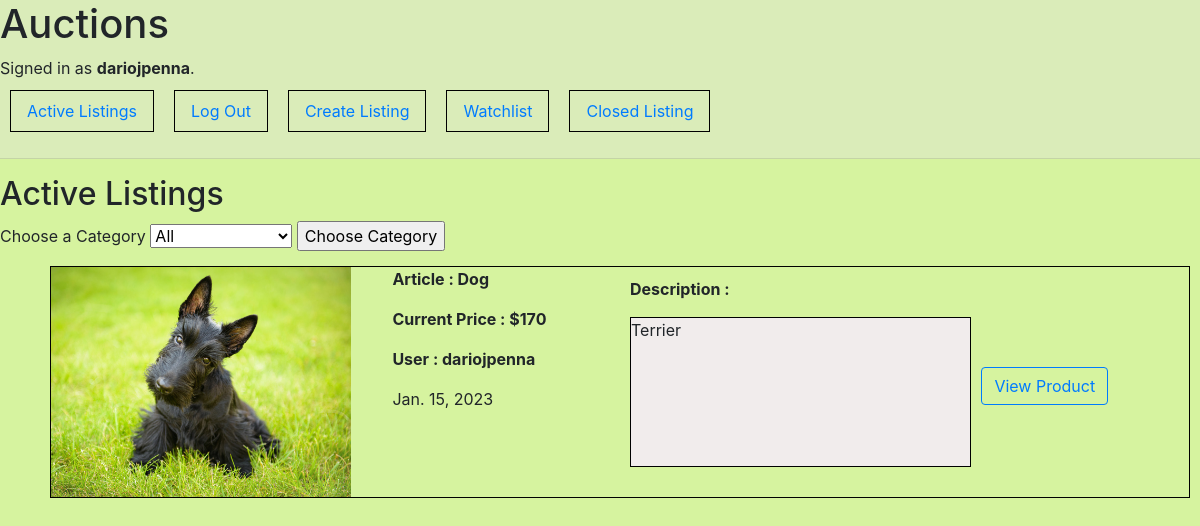
Screenshot of /watchlist (signed in) with the database file from the repository.
### auctions/models.py (models this page shows, shortened)
class User(AbstractUser):
    pass

class Auction(models.Model):
    article=models.CharField(max_length=64)
    price=models.ForeignKey(Bid,on_delete=models.CASCADE,null=True,blank=True,related_name='Bid')
    description=models.TextField(max_length=500)
    image=models.ImageField (upload_to='media', null=TRUE)
    date=models.DateField(auto_now=True,null=TRUE,blank=True)
    category=models.ForeignKey(Category , on_delete=models.CASCADE, blank=True,null=True,related_name='category')
    watchlist=models.ManyToManyField(User,blank=TRUE,null=TRUE,related_name='watchlist')
    owner = models.ForeignKey(User,on_delete=models.CASCADE,blank=TRUE,null=TRUE,related_name='user')
    activated=models.BooleanField(default=True)

class Bid (models.Model):
    user=models.ForeignKey(User,on_delete=models.CASCADE,blank=False,null=False,related_name='userBid')
    bid=models.IntegerField(blank=True,null=TRUE)
    def __str__(self):
        return f'{self.bid}'

### auctions/views.py (the view)
# urls.py: path('watchlist',views.watchlist,name='watchlist'),
def watchlist(request):
    user=request.user
    watchlistProduct=user.watchlist.all()
    return render(request,'auctions/watchlist.html',{
        'auctions': watchlistProduct,
        'categories': Category.objects.all(),
    })

### auctions/models.py (called while the page is built)
    def __str__(self):
        return f'{self.CategorieName}'

### auctions/templates/auctions/watchlist.html (shortened to what this page needs)
{% extends "auctions/layout.html" %}
{% block body %}
    <h2>Active Listings</h2>
    <form action="{% url 'categories' %}" method="post" >
        <div>
            <label for="category" >Choose a Category</label>
            <select name="category" id="category">
                {% for cat in categories %}
                <option value="{{cat}}">{{cat}}</option>
                {%endfor%}
            </select>
            <input type="submit" value="Choose Category">
        </div>
    </form>
    <ul  >
        {% for auction in auctions %}
        <li >
            <div class="images">
                {% if auction.image %} <img src="{{auction.image.url}}" alt="" width="300" height="230">{% endif %}
            </div>
            <div class="properties">
                <p class="items"> Article : {{auction.article }} </p>
                <p class="items"> Current Price : ${{ auction.price }} </p>
                <p class="items"> User : {{auction.owner}} </p>
                <p> {{ auction.date}} </p>
            </div>
            <div class="description" >
                <p class="items"> Description : </p>
                <p class="text-description">{{ auction.description}}</p>
            </div>
            <div >
                   <form action="{% url 'product' id=auction.id %}" method="get">
                    <button style="margin-top: 100px;" class= "btn btn-outline-primary">View Product</button>
                   </form>
            </div>
        </li>
        {% endfor %}
    </ul>
{% endblock %}

### auctions/templates/auctions/layout.html (shortened to what this page needs)
{% load static %}
<!DOCTYPE html>
<html lang="en">
    <head>
        <link rel="stylesheet" href="https://stackpath.bootstrapcdn.com/bootstrap/4.4.1/css/bootstrap.min.css">
        <link href="{% static 'auctions/styles.css' %}" rel="stylesheet">
    </head>
    <body>
        <div class="menu">
            <h1>Auctions</h1>
            <div>
                {% if user.is_authenticated %}
                    Signed in as <strong>{{ user.username }}</strong>.
                {% else %}
                    Not signed in.
                {% endif %}
            </div>
            <ul class="nav">
                <li class="nav-item">
                    <a class="nav-link" href="{% url 'index' %}">Active Listings</a>
                </li>
                {% if user.is_authenticated %}
                    <li class="nav-item">
                        <a class="nav-link" href="{% url 'logout' %}">Log Out</a>
                    </li>
                    <li class="nav-item">
                        <a class="nav-link" href="{% url 'create' %}">Create Listing</a>
                    </li>
                    <li class="nav-item">
                        <a class="nav-link" href="{% url 'watchlist' %}">Watchlist</a>
                    </li>
                    <li class="nav-item">
                        <a class="nav-link" href="{% url 'closed' %}">Closed Listing</a>
                    </li>
                {% endif %}
            </ul>
            <hr>
        </div>
        {% block body %}
        {% endblock %}
    </body>
</html>

### auctions/static/auctions/styles.css (style rules this page uses)
body { background-color: rgb(214, 243, 159); }
.menu { background-color: rgb(218, 236, 185); }
li { display: flex ; border: solid black 1px; margin: 10px; }
.images { width: 30%; height: 100%; }
.properties { width: 20%; }
.description { width: 30%; margin: 10px; }
.items { font-weight: bold; }
.text-description { border: solid black 1px; height: 150px; background-color: rgb(241, 236, 236); }

### rows the page displays
User: username "dariojpenna"
Auction: image (picture), article "Dog", price "170", owner "dariojpenna", date "Jan. 15, 2023", description "Terrier"

### other values shown
form field category "All"
